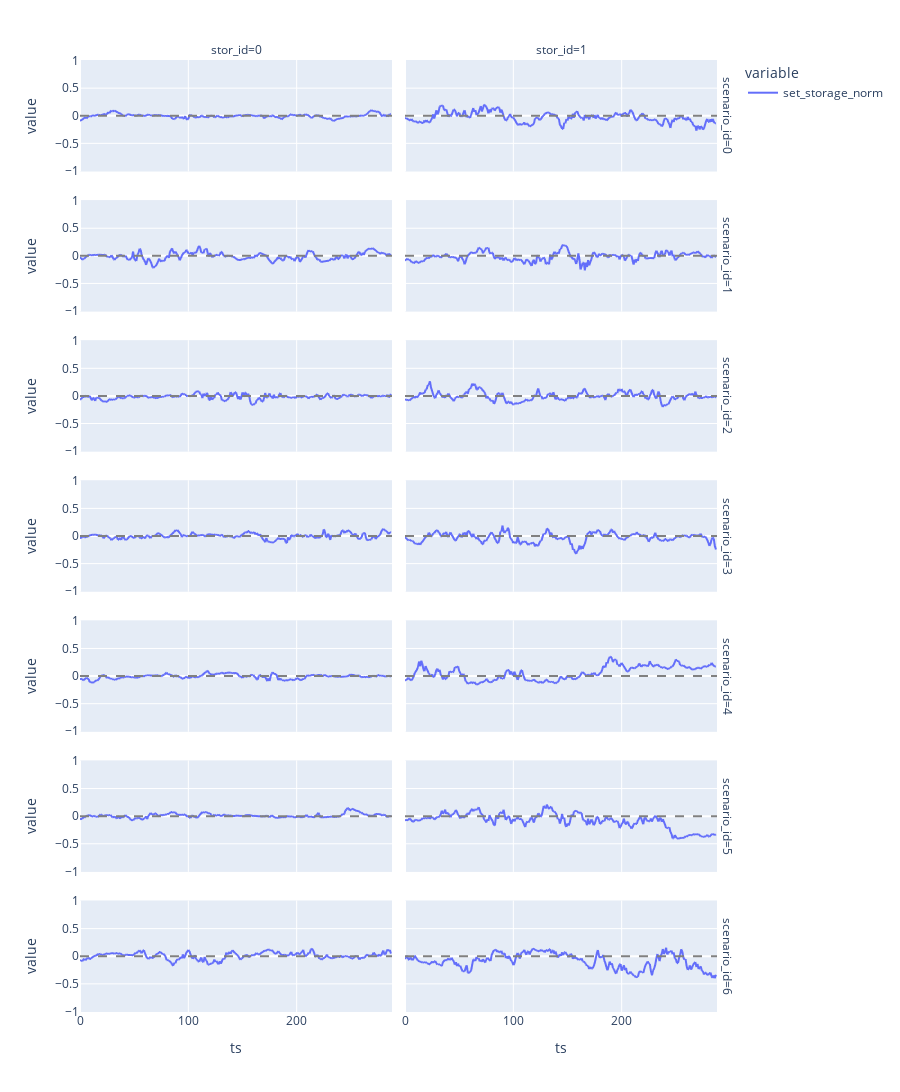

The cell this chart's notebook holds for it:
### Code cell
g = px.line(data, x = "ts", y = ["set_storage_norm"], facet_col="stor_id", facet_row="scenario_id",
    height=1400
    )
# g.update_layout(yaxis_title='storage_power')
g.update_layout(yaxis_range=[-1.01,1.01])
g.add_hline(y=0, line_width=2, line_dash="dash", line_color="grey")
g.show()

### Figure 1 — Plotly figure (JSON) as saved in the notebook; plotly's stock layout.template omitted (floating-point values rounded to 4 significant figures; data arrays with more than 128 entries replaced by an {"elided": "..."} marker saying what was removed)
{"data": [{"hovertemplate": "variable=set_storage_norm<br>scenario_id=0<br>stor_id=0<br>ts=%{x}<br>value=%{y}<extra></extra>", "legendgroup": "set_storage_norm", "line": {"color": "#636efa", "dash": "solid"}, "marker": {"symbol": "circle"}, "mode": "lines", "name": "set_storage_norm", "showlegend": true, "type": "scattergl", "x": {"elided": "289 int values"}, "xaxis": "x13", "y": {"elided": "289 float values"}, "yaxis": "y13"}, {"hovertemplate": "variable=set_storage_norm<br>scenario_id=0<br>stor_id=1<br>ts=%{x}<br>value=%{y}<extra></extra>", "legendgroup": "set_storage_norm", "line": {"color": "#636efa", "dash": "solid"}, "marker": {"symbol": "circle"}, "mode": "lines", "name": "set_storage_norm", "showlegend": false, "type": "scattergl", "x": {"elided": "289 int values"}, "xaxis": "x14", "y": {"elided": "289 float values"}, "yaxis": "y14"}, {"hovertemplate": "variable=set_storage_norm<br>scenario_id=1<br>stor_id=0<br>ts=%{x}<br>value=%{y}<extra></extra>", "legendgroup": "set_storage_norm", "line": {"color": "#636efa", "dash": "solid"}, "marker": {"symbol": "circle"}, "mode": "lines", "name": "set_storage_norm", "showlegend": false, "type": "scattergl", "x": {"elided": "289 int values"}, "xaxis": "x11", "y": {"elided": "289 float values"}, "yaxis": "y11"}, {"hovertemplate": "variable=set_storage_norm<br>scenario_id=1<br>stor_id=1<br>ts=%{x}<br>value=%{y}<extra></extra>", "legendgroup": "set_storage_norm", "line": {"color": "#636efa", "dash": "solid"}, "marker": {"symbol": "circle"}, "mode": "lines", "name": "set_storage_norm", "showlegend": false, "type": "scattergl", "x": {"elided": "289 int values"}, "xaxis": "x12", "y": {"elided": "289 float values"}, "yaxis": "y12"}, {"hovertemplate": "variable=set_storage_norm<br>scenario_id=2<br>stor_id=0<br>ts=%{x}<br>value=%{y}<extra></extra>", "legendgroup": "set_storage_norm", "line": {"color": "#636efa", "dash": "solid"}, "marker": {"symbol": "circle"}, "mode": "lines", "name": "set_storage_norm", "showlegend": false, "type": "scattergl", "x": {"elided": "289 int values"}, "xaxis": "x9", "y": {"elided": "289 float values"}, "yaxis": "y9"}, {"hovertemplate": "variable=set_storage_norm<br>scenario_id=2<br>stor_id=1<br>ts=%{x}<br>value=%{y}<extra></extra>", "legendgroup": "set_storage_norm", "line": {"color": "#636efa", "dash": "solid"}, "marker": {"symbol": "circle"}, "mode": "lines", "name": "set_storage_norm", "showlegend": false, "type": "scattergl", "x": {"elided": "289 int values"}, "xaxis": "x10", "y": {"elided": "289 float values"}, "yaxis": "y10"}, {"hovertemplate": "variable=set_storage_norm<br>scenario_id=3<br>stor_id=0<br>ts=%{x}<br>value=%{y}<extra></extra>", "legendgroup": "set_storage_norm", "line": {"color": "#636efa", "dash": "solid"}, "marker": {"symbol": "circle"}, "mode": "lines", "name": "set_storage_norm", "showlegend": false, "type": "scattergl", "x": {"elided": "289 int values"}, "xaxis": "x7", "y": {"elided": "289 float values"}, "yaxis": "y7"}, {"hovertemplate": "variable=set_storage_norm<br>scenario_id=3<br>stor_id=1<br>ts=%{x}<br>value=%{y}<extra></extra>", "legendgroup": "set_storage_norm", "line": {"color": "#636efa", "dash": "solid"}, "marker": {"symbol": "circle"}, "mode": "lines", "name": "set_storage_norm", "showlegend": false, "type": "scattergl", "x": {"elided": "289 int values"}, "xaxis": "x8", "y": {"elided": "289 float values"}, "yaxis": "y8"}, {"hovertemplate": "variable=set_storage_norm<br>scenario_id=4<br>stor_id=0<br>ts=%{x}<br>value=%{y}<extra></extra>", "legendgroup": "set_storage_norm", "line": {"color": "#636efa", "dash": "solid"}, "marker": {"symbol": "circle"}, "mode": "lines", "name": "set_storage_norm", "showlegend": false, "type": "scattergl", "x": {"elided": "289 int values"}, "xaxis": "x5", "y": {"elided": "289 float values"}, "yaxis": "y5"}, {"hovertemplate": "variable=set_storage_norm<br>scenario_id=4<br>stor_id=1<br>ts=%{x}<br>value=%{y}<extra></extra>", "legendgroup": "set_storage_norm", "line": {"color": "#636efa", "dash": "solid"}, "marker": {"symbol": "circle"}, "mode": "lines", "name": "set_storage_norm", "showlegend": false, "type": "scattergl", "x": {"elided": "289 int values"}, "xaxis": "x6", "y": {"elided": "289 float values"}, "yaxis": "y6"}, {"hovertemplate": "variable=set_storage_norm<br>scenario_id=5<br>stor_id=0<br>ts=%{x}<br>value=%{y}<extra></extra>", "legendgroup": "set_storage_norm", "line": {"color": "#636efa", "dash": "solid"}, "marker": {"symbol": "circle"}, "mode": "lines", "name": "set_storage_norm", "showlegend": false, "type": "scattergl", "x": {"elided": "289 int values"}, "xaxis": "x3", "y": {"elided": "289 float values"}, "yaxis": "y3"}, {"hovertemplate": "variable=set_storage_norm<br>scenario_id=5<br>stor_id=1<br>ts=%{x}<br>value=%{y}<extra></extra>", "legendgroup": "set_storage_norm", "line": {"color": "#636efa", "dash": "solid"}, "marker": {"symbol": "circle"}, "mode": "lines", "name": "set_storage_norm", "showlegend": false, "type": "scattergl", "x": {"elided": "289 int values"}, "xaxis": "x4", "y": {"elided": "289 float values"}, "yaxis": "y4"}, {"hovertemplate": "variable=set_storage_norm<br>scenario_id=6<br>stor_id=0<br>ts=%{x}<br>value=%{y}<extra></extra>", "legendgroup": "set_storage_norm", "line": {"color": "#636efa", "dash": "solid"}, "marker": {"symbol": "circle"}, "mode": "lines", "name": "set_storage_norm", "showlegend": false, "type": "scattergl", "x": {"elided": "289 int values"}, "xaxis": "x", "y": {"elided": "289 float values"}, "yaxis": "y"}, {"hovertemplate": "variable=set_storage_norm<br>scenario_id=6<br>stor_id=1<br>ts=%{x}<br>value=%{y}<extra></extra>", "legendgroup": "set_storage_norm", "line": {"color": "#636efa", "dash": "solid"}, "marker": {"symbol": "circle"}, "mode": "lines", "name": "set_storage_norm", "showlegend": false, "type": "scattergl", "x": {"elided": "289 int values"}, "xaxis": "x2", "y": {"elided": "289 float values"}, "yaxis": "y2"}], "layout": {"annotations": [{"showarrow": false, "text": "stor_id=0", "x": 0.24, "xanchor": "center", "xref": "paper", "y": 1.0, "yanchor": "bottom", "yref": "paper"}, {"showarrow": false, "text": "stor_id=1", "x": 0.74, "xanchor": "center", "xref": "paper", "y": 1.0, "yanchor": "bottom", "yref": "paper"}, {"showarrow": false, "text": "scenario_id=6", "textangle": 90, "x": 0.98, "xanchor": "left", "xref": "paper", "y": 0.05857, "yanchor": "middle", "yref": "paper"}, {"showarrow": false, "text": "scenario_id=5", "textangle": 90, "x": 0.98, "xanchor": "left", "xref": "paper", "y": 0.2057, "yanchor": "middle", "yref": "paper"}, {"showarrow": false, "text": "scenario_id=4", "textangle": 90, "x": 0.98, "xanchor": "left", "xref": "paper", "y": 0.3529, "yanchor": "middle", "yref": "paper"}, {"showarrow": false, "text": "scenario_id=3", "textangle": 90, "x": 0.98, "xanchor": "left", "xref": "paper", "y": 0.5, "yanchor": "middle", "yref": "paper"}, {"showarrow": false, "text": "scenario_id=2", "textangle": 90, "x": 0.98, "xanchor": "left", "xref": "paper", "y": 0.6471, "yanchor": "middle", "yref": "paper"}, {"showarrow": false, "text": "scenario_id=1", "textangle": 90, "x": 0.98, "xanchor": "left", "xref": "paper", "y": 0.7943, "yanchor": "middle", "yref": "paper"}, {"showarrow": false, "text": "scenario_id=0", "textangle": 90, "x": 0.98, "xanchor": "left", "xref": "paper", "y": 0.9414, "yanchor": "middle", "yref": "paper"}], "height": 1400, "legend": {"title": {"text": "variable"}, "tracegroupgap": 0}, "margin": {"t": 60}, "shapes": [{"line": {"color": "grey", "dash": "dash", "width": 2}, "type": "line", "x0": 0, "x1": 1, "xref": "x domain", "y0": 0, "y1": 0, "yref": "y"}, {"line": {"color": "grey", "dash": "dash", "width": 2}, "type": "line", "x0": 0, "x1": 1, "xref": "x2 domain", "y0": 0, "y1": 0, "yref": "y2"}, {"line": {"color": "grey", "dash": "dash", "width": 2}, "type": "line", "x0": 0, "x1": 1, "xref": "x3 domain", "y0": 0, "y1": 0, "yref": "y3"}, {"line": {"color": "grey", "dash": "dash", "width": 2}, "type": "line", "x0": 0, "x1": 1, "xref": "x4 domain", "y0": 0, "y1": 0, "yref": "y4"}, {"line": {"color": "grey", "dash": "dash", "width": 2}, "type": "line", "x0": 0, "x1": 1, "xref": "x5 domain", "y0": 0, "y1": 0, "yref": "y5"}, {"line": {"color": "grey", "dash": "dash", "width": 2}, "type": "line", "x0": 0, "x1": 1, "xref": "x6 domain", "y0": 0, "y1": 0, "yref": "y6"}, {"line": {"color": "grey", "dash": "dash", "width": 2}, "type": "line", "x0": 0, "x1": 1, "xref": "x7 domain", "y0": 0, "y1": 0, "yref": "y7"}, {"line": {"color": "grey", "dash": "dash", "width": 2}, "type": "line", "x0": 0, "x1": 1, "xref": "x8 domain", "y0": 0, "y1": 0, "yref": "y8"}, {"line": {"color": "grey", "dash": "dash", "width": 2}, "type": "line", "x0": 0, "x1": 1, "xref": "x9 domain", "y0": 0, "y1": 0, "yref": "y9"}, {"line": {"color": "grey", "dash": "dash", "width": 2}, "type": "line", "x0": 0, "x1": 1, "xref": "x10 domain", "y0": 0, "y1": 0, "yref": "y10"}, {"line": {"color": "grey", "dash": "dash", "width": 2}, "type": "line", "x0": 0, "x1": 1, "xref": "x11 domain", "y0": 0, "y1": 0, "yref": "y11"}, {"line": {"color": "grey", "dash": "dash", "width": 2}, "type": "line", "x0": 0, "x1": 1, "xref": "x12 domain", "y0": 0, "y1": 0, "yref": "y12"}, {"line": {"color": "grey", "dash": "dash", "width": 2}, "type": "line", "x0": 0, "x1": 1, "xref": "x13 domain", "y0": 0, "y1": 0, "yref": "y13"}, {"line": {"color": "grey", "dash": "dash", "width": 2}, "type": "line", "x0": 0, "x1": 1, "xref": "x14 domain", "y0": 0, "y1": 0, "yref": "y14"}], "xaxis": {"anchor": "y", "domain": [0, 0.48], "title": {"text": "ts"}}, "xaxis10": {"anchor": "y10", "domain": [0.5, 0.98], "matches": "x", "showticklabels": false}, "xaxis11": {"anchor": "y11", "domain": [0, 0.48], "matches": "x", "showticklabels": false}, "xaxis12": {"anchor": "y12", "domain": [0.5, 0.98], "matches": "x", "showticklabels": false}, "xaxis13": {"anchor": "y13", "domain": [0, 0.48], "matches": "x", "showticklabels": false}, "xaxis14": {"anchor": "y14", "domain": [0.5, 0.98], "matches": "x", "showticklabels": false}, "xaxis2": {"anchor": "y2", "domain": [0.5, 0.98], "matches": "x", "title": {"text": "ts"}}, "xaxis3": {"anchor": "y3", "domain": [0, 0.48], "matches": "x", "showticklabels": false}, "xaxis4": {"anchor": "y4", "domain": [0.5, 0.98], "matches": "x", "showticklabels": false}, "xaxis5": {"anchor": "y5", "domain": [0, 0.48], "matches": "x", "showticklabels": false}, "xaxis6": {"anchor": "y6", "domain": [0.5, 0.98], "matches": "x", "showticklabels": false}, "xaxis7": {"anchor": "y7", "domain": [0, 0.48], "matches": "x", "showticklabels": false}, "xaxis8": {"anchor": "y8", "domain": [0.5, 0.98], "matches": "x", "showticklabels": false}, "xaxis9": {"anchor": "y9", "domain": [0, 0.48], "matches": "x", "showticklabels": false}, "yaxis": {"anchor": "x", "domain": [0, 0.1171], "range": [-1.01, 1.01], "title": {"text": "value"}}, "yaxis10": {"anchor": "x10", "domain": [0.5886, 0.7057], "matches": "y", "showticklabels": false}, "yaxis11": {"anchor": "x11", "domain": [0.7357, 0.8529], "matches": "y", "title": {"text": "value"}}, "yaxis12": {"anchor": "x12", "domain": [0.7357, 0.8529], "matches": "y", "showticklabels": false}, "yaxis13": {"anchor": "x13", "domain": [0.8829, 1.0], "matches": "y", "title": {"text": "value"}}, "yaxis14": {"anchor": "x14", "domain": [0.8829, 1.0], "matches": "y", "showticklabels": false}, "yaxis2": {"anchor": "x2", "domain": [0, 0.1171], "matches": "y", "showticklabels": false}, "yaxis3": {"anchor": "x3", "domain": [0.1471, 0.2643], "matches": "y", "title": {"text": "value"}}, "yaxis4": {"anchor": "x4", "domain": [0.1471, 0.2643], "matches": "y", "showticklabels": false}, "yaxis5": {"anchor": "x5", "domain": [0.2943, 0.4114], "matches": "y", "title": {"text": "value"}}, "yaxis6": {"anchor": "x6", "domain": [0.2943, 0.4114], "matches": "y", "showticklabels": false}, "yaxis7": {"anchor": "x7", "domain": [0.4414, 0.5586], "matches": "y", "title": {"text": "value"}}, "yaxis8": {"anchor": "x8", "domain": [0.4414, 0.5586], "matches": "y", "showticklabels": false}, "yaxis9": {"anchor": "x9", "domain": [0.5886, 0.7057], "matches": "y", "title": {"text": "value"}}}}
